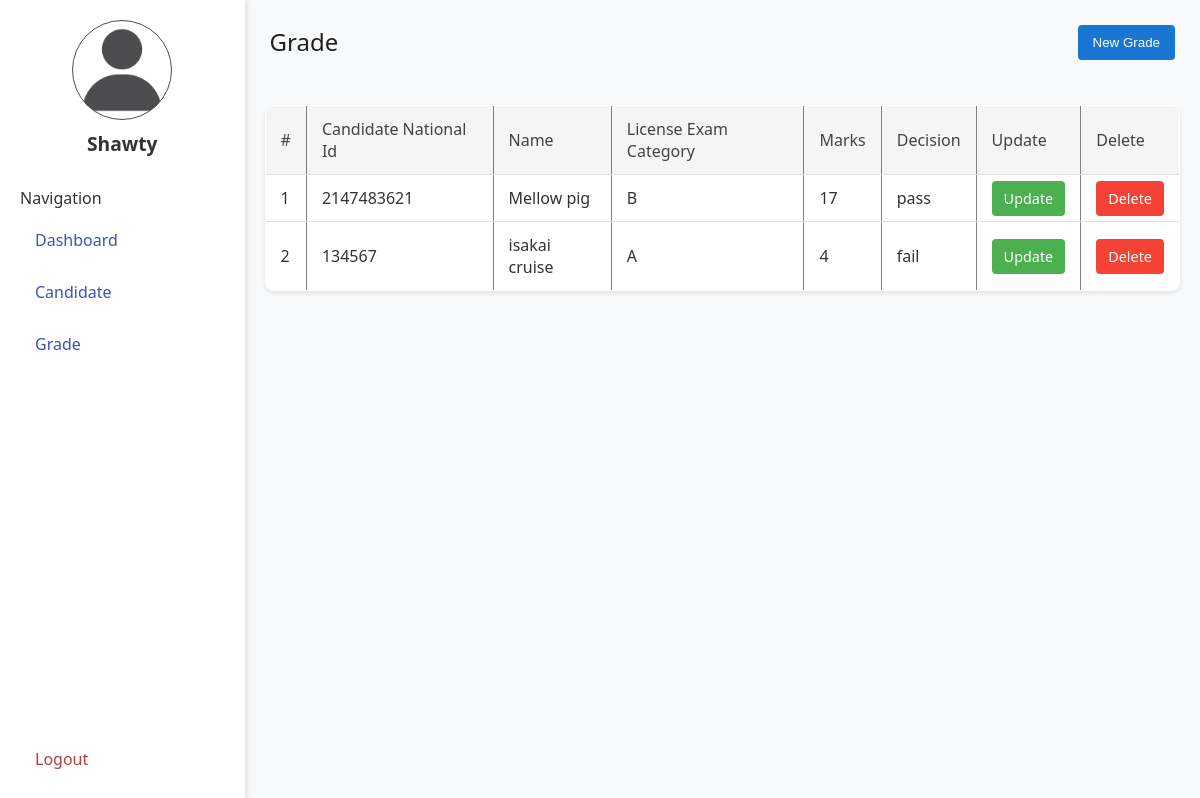
Page /pages/grade_view.php (signed in) on the committed database.
### tables this page shows
CREATE TABLE `grade` (
  `candidateNationalId` int(11) NOT NULL,
  `LicenseExamCategory` varchar(200) NOT NULL,
  `obtainedMarks` int(11) NOT NULL,
  `decision` varchar(200) NOT NULL,
  `id` int(11) NOT NULL
);

CREATE TABLE `candidate` (
  `candidateNationalId` int(11) NOT NULL,
  `firstName` varchar(200) NOT NULL,
  `lastName` varchar(200) NOT NULL,
  `DOB` date NOT NULL,
  `ExamDate` date NOT NULL
);

### pages/grade_view.php (the view, shortened to what this page needs)
<?php
include "../php/connect.php";
$fetch = mysqli_query($con, "SELECT grade.id, candidate.candidateNationalId, firstName, lastName, LicenseExamCategory, obtainedMarks, decision FROM grade INNER JOIN candidate ON candidate.candidateNationalId=grade.candidateNationalId");
$num = mysqli_num_rows($fetch);
?>
<!DOCTYPE html>
<html lang="en">
<head>
    <link rel="stylesheet" href="../css/main.css">
</head>
<body>
    <?php include "../html/Sidebar.php"; ?>
    <main>
        <div class="top-cont">
            <h3>Grade</h3>
            <a href="grade_add.php"><button>New Grade</button></a>
        </div>
        <table border="1">
            <thead>
                <tr>
                    <th>#</th>
                    <th>Candidate National Id</th>
                    <th>Name</th>
                    <th>License Exam Category</th>
                    <th>Marks</th>
                    <th>Decision</th>
                    <th>Update</th>
                    <th>Delete</th>
                </tr>
            </thead>
            <tbody>
                <?php
                if ($num > 0) {
                    $count = 0;
                    while ($row = mysqli_fetch_assoc($fetch)) {
                ?>
                        <tr>
                            <td><?php echo ++$count; ?></td>
                            <td><?php echo $row['candidateNationalId'] ?></td>
                            <td><?php echo $row['firstName'] . " " . $row['lastName']; ?></td>
                            <td><?php echo $row['LicenseExamCategory'] ?></td>
                            <td><?php echo $row['obtainedMarks'] ?></td>
                            <td><?php echo $row['decision'] ?></td>
                            <td><a class="update" href="grade_update.php?id=<?php echo $row['id'] ?>">Update</a></td>
                            <td><a class="delete" href="../php/grade_delete.php?id=<?php echo $row['id']; ?>">Delete</a></td>
                        </tr>
                <?php
                    }
                } else {
                    echo "<tr><td colspan='8' align='center'>No grades recorded yet</td></tr>";
                }
                ?>
            </tbody>
        </table>
    </main>
</body>
</html>

### html/Sidebar.php (shortened to what this page needs)
<aside>
    <div class="group">
        <div class="p-cont">
            <div class="profile"></div>
            <h3><?php echo $_SESSION['name']; ?></h3>
        </div>
        <div>
            <span>Navigation</span>
            <a href="http://localhost/l4_assessment">Dashboard</a>
            <a href="http://localhost/l4_assessment/pages/candidate_view.php">Candidate</a>
            <a href="http://localhost/l4_assessment/pages/grade_view.php">Grade</a>
        </div>
    </div>
    <a class="logout" href="http://localhost/l4_assessment/php/logout.php">Logout</a>
</aside>

### css/main.css (style rules this page uses)
:root { --background: #f1f1f1; --sidebar: #f8fafd; }
* { margin: 0; padding: 0; box-sizing: border-box; }
body, html { width: 100%; height: 100vh; font-family: "Segoe UI", Tahoma, Geneva, Verdana, sans-serif; display: flex; background-color: #f8f9fa; color: #333; }
aside { width: 250px; background-color: #fff; box-shadow: 2px 0 5px rgba(0, 0, 0, 0.1); padding: 20px; display: flex; flex-direction: column; display: flex; justify-content: space-between; gap: 20px; }
aside .group { display: flex; flex-direction: column; gap: 20px; }
aside h3 { margin: 0 0 10px 0; font-size: 1.2em; font-weight: 500; }
aside div { display: flex; flex-direction: column; gap: 10px; }
aside a { text-decoration: none; color: #3f51b5; padding: 10px 15px; border-radius: 4px; transition: background-color 0.3s ease; }
aside .logout { color: #b53f3f; }
aside .p-cont { display: flex; align-items: center; justify-content: center; }
aside .profile { width: 100px; height: 100px; background-image: url("../images/user.png"); background-position: center; background-size: cover; padding: 1px; border-radius: 50%; border: 1px solid #4d4d4f; }
aside .p-cont h3 { font-weight: 700; }
main { flex-grow: 1; padding: 20px; display: flex; flex-direction: column; gap: 20px; }
main .top-cont { display: flex; justify-content: space-between; padding: 5px; }
main .top-cont h3 { margin: 0; font-size: 1.5em; font-weight: 500; color: #212121; }
main .top-cont button { background-color: #1976d2; color: white; border: none; padding: 10px 15px; border-radius: 4px; cursor: pointer; transition: background-color 0.3s ease; }
table { width: 100%; border-collapse: collapse; margin-top: 20px; background-color: #fff; box-shadow: 0 2px 4px rgba(0, 0, 0, 0.1); border-radius: 8px; overflow: hidden; }
th, td { padding: 12px 15px; text-align: left; border-bottom: 1px solid #e0e0e0; }
th { background-color: #f5f5f5; font-weight: 500; color: #424242; }
table tr:last-child td { border-bottom: none; }
td a.update, td a.delete { padding: 8px 12px; border-radius: 4px; text-decoration: none; font-size: 0.9em; transition: background-color 0.3s ease, color 0.3s ease; }
td a.update { background-color: #4caf50; color: white; }
td a.delete { background-color: #f44336; color: white; }

### rows in the picture
grade: candidateNationalId.candidateNationalId "2147483621", candidateNationalId.firstName "Mellow", candidateNationalId.lastName "pig", LicenseExamCategory "B", obtainedMarks "17", decision "pass"
grade: candidateNationalId.candidateNationalId "134567", candidateNationalId.firstName "isakai", candidateNationalId.lastName "cruise", LicenseExamCategory "A", obtainedMarks "4", decision "fail"

### other values in the picture
$_SESSION['name'] "Shawty"
